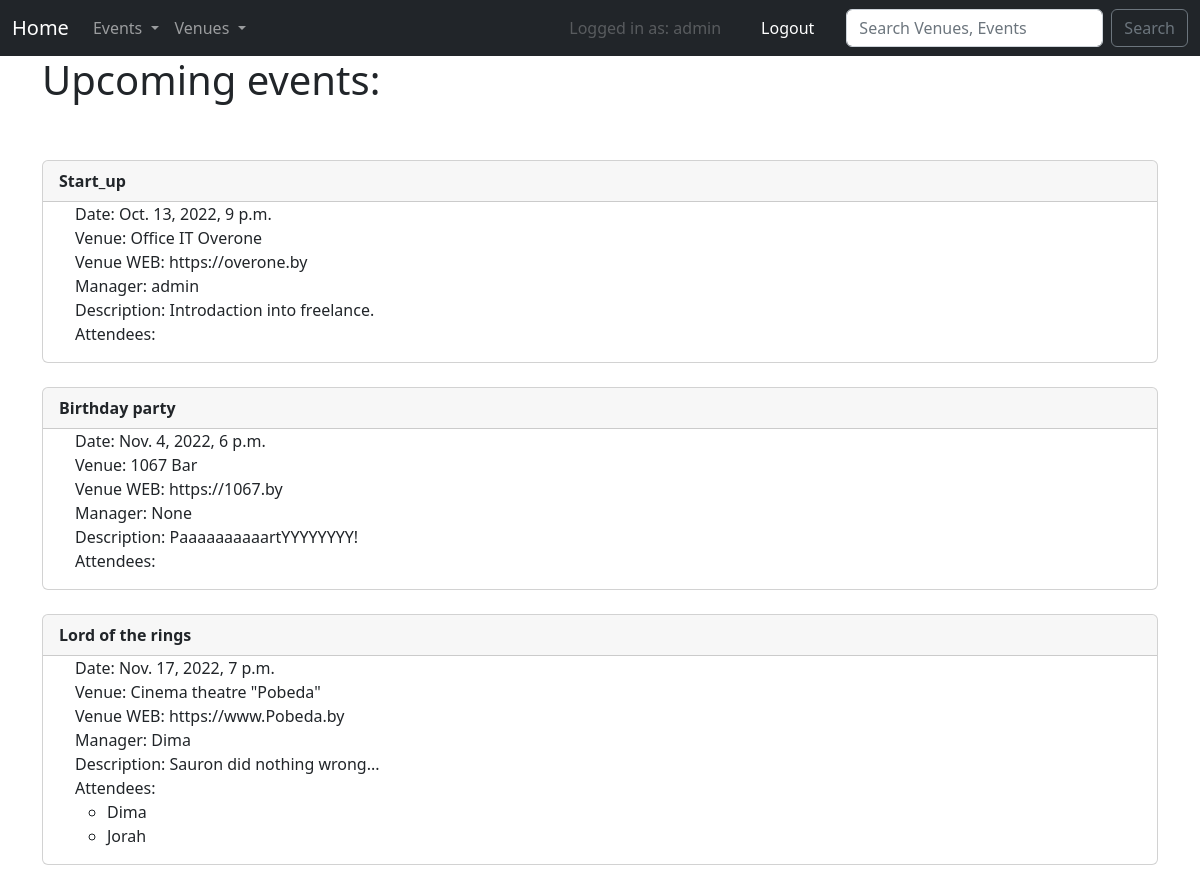
Screenshot of / (signed in) with the database file from the repository.
### events/models.py (models this page shows, shortened)
class Event(models.Model):
    name = models.CharField('Event Name', max_length=120)
    event_date = models.DateTimeField('Event Date')
    venue = models.ForeignKey(Venue, blank=True, null=True, on_delete=models.CASCADE)
    manager = models.ForeignKey(User, blank=True, null=True, on_delete=models.SET_NULL, related_name='manager')
    description = models.TextField(blank=True)
    attendees=models.ManyToManyField(user_model, blank=False)
    def caps(self):
        return str(self.name).capitalize()

class Venue(models.Model):
    name = models.CharField('Venue Name', max_length=120)
    address = models.CharField(max_length=300)
    zip_code = models.CharField('Zip Code', max_length=15, blank=True)
    phone = models.CharField('Contact Phone', max_length=25)
    web = models.URLField('Website Address', blank=True)
    email_address = models.EmailField('Email Address', blank=True)
    owner = models.IntegerField("Venue Owner", blank=False, default=1)
    venue_image = models.ImageField(null=True, blank=True, upload_to="images/")
    def __str__(self):
        return self.name

### events/views.py (the view)
    def wrapper(*args, **kwargs):
        if args[0].user.is_authenticated:
            res = f(*args, **kwargs)
            return res
        else:
            return redirect('login')

### events/views.py (called while the page is built)
def authenticated(f):
    def wrapper(*args, **kwargs):
        if args[0].user.is_authenticated:
            res = f(*args, **kwargs)
            return res
        else:
            return redirect('login')
    return wrapper

@authenticated
def home(request):
    name = request.user
    events = Event.objects.all().order_by('event_date', 'name')
    event_list=[]
    for event in events:
        if event.event_date>timezone.now():
            event_list.append(event)
    context= {'name':name}
    if event_list:
        try:
            context['event_list'] = event_list[:3]
        except IndexError:
            context['event_list'] = event_list
    return render(request, 'events/home.html', context)

### events/templates/events/home.html
{% extends 'events/base.html' %}
{% block content %}
    <h1>Upcoming events:</h1>
    <br></br>
    {% for event in event_list %}
        <div class="card" >
  <div class="card-header">
    <strong>{{event.caps}}</strong>
  </div>
  <ul>
    <li class="list-group-item">Date: {{event.event_date}}</li>
        <li class="list-group-item">Venue: {{event.venue}}</li>
        <li class="list-group-item">Venue WEB: {{event.venue.web}}</li>
        <li class="list-group-item">Manager: {{event.manager}}</li>
        <li class="list-group-item">Description: {{event.description}}</li>
        <li class="list-group-item">Attendees:
            <ul>
            {% for user in event.attendees.all %}
                <li>{{ user }}</li>
            {% endfor %}
            </ul>
  </ul>
</div>
<br>
{% endfor %}
{% endblock %}

### events/templates/events/navbar.html (shortened to what this page needs)
<nav class="navbar navbar-expand-lg navbar-dark bg-dark" xmlns="http://www.w3.org/1999/html">
  <div class="container-fluid">
    <a class="navbar-brand" href="{% url 'home' %}">Home</a>
    <div class="collapse navbar-collapse" id="navbarSupportedContent">
      <ul class="navbar-nav me-auto mb-2 mb-lg-0">
        <li class="nav-item dropdown">
          <a class="nav-link dropdown-toggle" href="#" role="button" data-bs-toggle="dropdown" aria-expanded="false">
            Events
          </a>
        </li>
        <li class="nav-item dropdown">
          <a class="nav-link dropdown-toggle" href="#" role="button" data-bs-toggle="dropdown" aria-expanded="false">
            Venues
          </a>
        </li>
      </ul>
      <ul class="navbar-nav ml-auto">
      {% if  user.is_authenticated %}
          <li class="nav-item">
            <a class="nav-link disabled">Logged in as: {{ user }}</a>
          </li>
          <li class="nav-item px-4">
            <a class="nav-link active" aria-current="page" href="{% url 'logout' %}">Logout</a>
          </li>
      {% endif %}
      </ul>
      <ul class="navbar-nav ml-auto">
      <form class="d-flex" role="search" method="POST"
            action="{% url 'search-venues' %}">
        <input class="form-control me-2" type="search" placeholder="Search Venues, Events" aria-label="Search" name="searched">
        <button class="btn btn-outline-secondary" type="submit">Search</button>
      </form>
      </ul>
    </div>
  </div>
</nav>

### rows the page displays
Event: caps "Start_up", event_date "Oct. 13, 2022, 9 p.m.", venue "Office IT Overone", venue.web "https://overone.by", manager "admin", description "Introdaction into freelance."
Event: caps "Birthday party", event_date "Nov. 4, 2022, 6 p.m.", venue "1067 Bar", venue.web "https://1067.by", manager "None", description "PaaaaaaaaaartYYYYYYYY!"
Event: caps "Lord of the rings", event_date "Nov. 17, 2022, 7 p.m.", venue "Cinema theatre \"Pobeda\"", venue.web "https://www.Pobeda.by", manager "Dima", description "Sauron did nothing wrong..."

### other values shown
{{ user }} "admin"
{{ user }} "Dima"
{{ user }} "Jorah"
